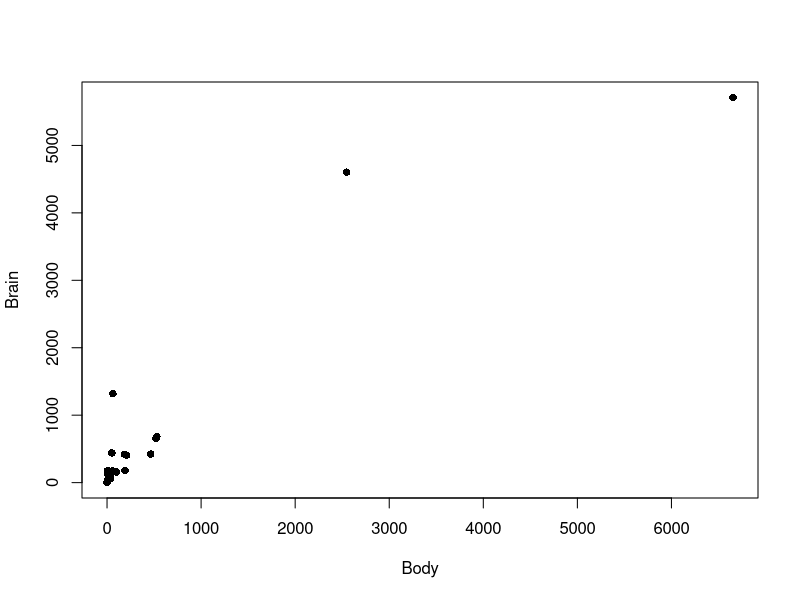

This figure's R source:
## ---- chunk 1
library(MASS)
data(Animals)
## ---- chunk 2
# Sort by body size
SA <- Animals[order(Animals$body), ]
# Remove dinos
NoDINO <- SA[-c(26:28),]
# Fit the model
plot(NoDINO, pch = 16, xlab = "Body", ylab = "Brain")
## ---- chunk 3
# Sort by body size
SA <- Animals[order(Animals$body), ]
# Remove dinos
NoDINO <- SA[-c(26:28),]
# Fit the model
simple.model <- lm(log(brain) ~ log(body), data = NoDINO)
coef(simple.model)
